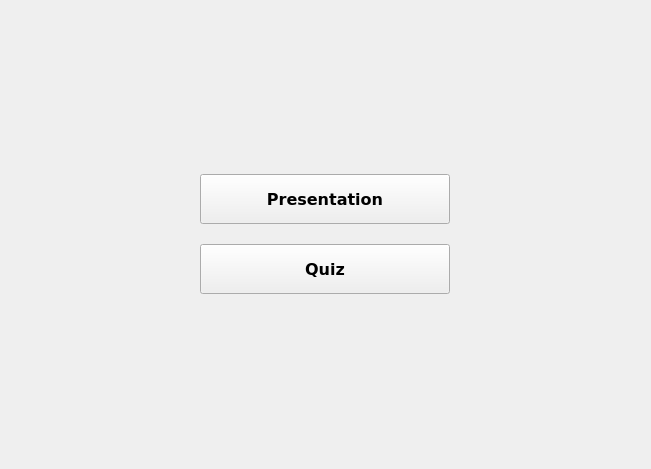
<?xml version="1.0" encoding="UTF-8"?>
<ui version="4.0">
 <class>Form</class>
 <widget class="QWidget" name="Form">
  <property name="geometry">
   <rect>
    <x>0</x>
    <y>0</y>
    <width>651</width>
    <height>469</height>
   </rect>
  </property>
  <property name="windowTitle">
   <string>Form</string>
  </property>
  <layout class="QVBoxLayout" name="verticalLayout">
   <property name="leftMargin">
    <number>0</number>
   </property>
   <property name="topMargin">
    <number>0</number>
   </property>
   <property name="rightMargin">
    <number>0</number>
   </property>
   <property name="bottomMargin">
    <number>0</number>
   </property>
   <item>
    <layout class="QVBoxLayout" name="verticalLayout_2"/>
   </item>
   <item>
    <layout class="QGridLayout" name="gridLayout_7">
     <property name="leftMargin">
      <number>100</number>
     </property>
     <property name="topMargin">
      <number>10</number>
     </property>
     <property name="rightMargin">
      <number>100</number>
     </property>
     <property name="bottomMargin">
      <number>10</number>
     </property>
     <property name="horizontalSpacing">
      <number>0</number>
     </property>
     <property name="verticalSpacing">
      <number>20</number>
     </property>
     <item row="0" column="0">
      <widget class="QPushButton" name="pushButton">
       <property name="maximumSize">
        <size>
         <width>250</width>
         <height>50</height>
        </size>
       </property>
       <property name="font">
        <font>
         <family>DejaVu Sans</family>
         <pointsize>12</pointsize>
         <weight>75</weight>
         <bold>true</bold>
         <underline>false</underline>
         <strikeout>false</strikeout>
         <stylestrategy>PreferDefault</stylestrategy>
        </font>
       </property>
       <property name="cursor">
        <cursorShape>ArrowCursor</cursorShape>
       </property>
       <property name="mouseTracking">
        <bool>false</bool>
       </property>
       <property name="text">
        <string>Presentation</string>
       </property>
      </widget>
     </item>
     <item row="1" column="0">
      <widget class="QPushButton" name="pushButton_2">
       <property name="maximumSize">
        <size>
         <width>250</width>
         <height>50</height>
        </size>
       </property>
       <property name="font">
        <font>
         <family>DejaVu Sans</family>
         <pointsize>12</pointsize>
         <weight>75</weight>
         <italic>false</italic>
         <bold>true</bold>
         <kerning>true</kerning>
        </font>
       </property>
       <property name="text">
        <string>Quiz</string>
       </property>
      </widget>
     </item>
    </layout>
   </item>
   <item>
    <layout class="QVBoxLayout" name="verticalLayout_3"/>
   </item>
  </layout>
 </widget>
 <resources/>
 <connections/>
</ui>
